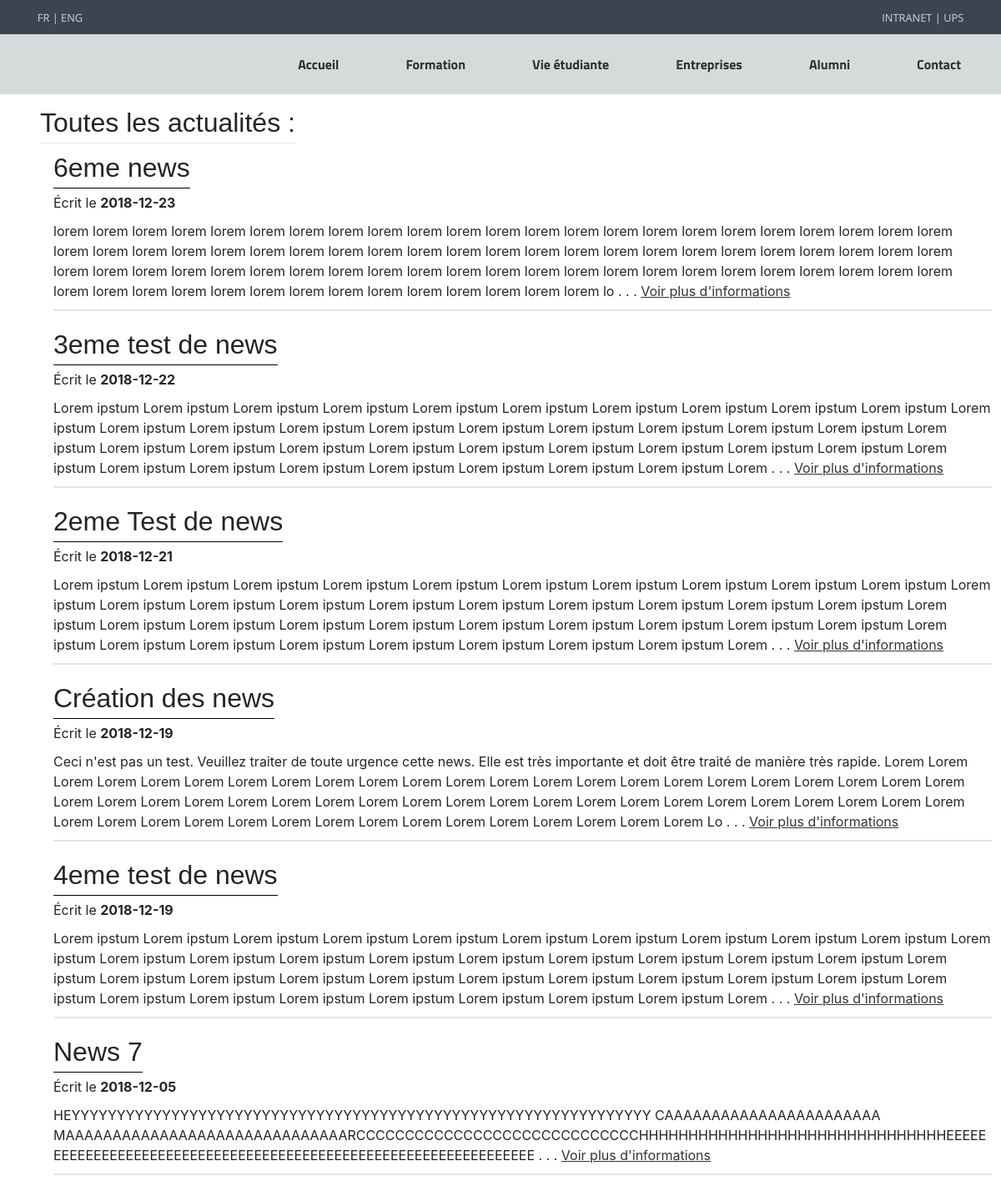
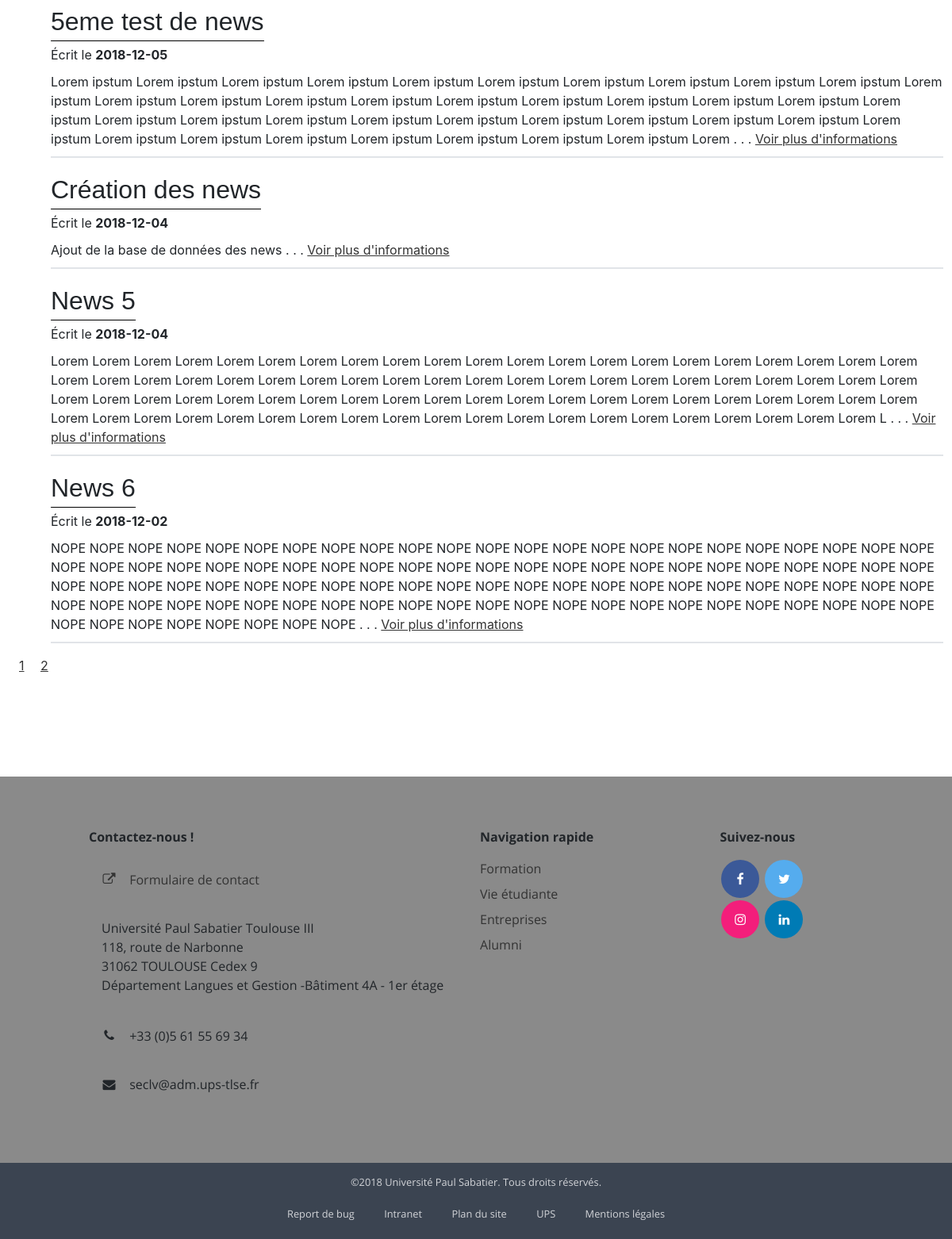
/actualité.php, run on the app's committed database (2 pictures, top to bottom).
### tables this page shows
CREATE TABLE IF NOT EXISTS `news` (
  `id_news` int(11) NOT NULL AUTO_INCREMENT,
  `title` varchar(100) NOT NULL,
  `contenu` text NOT NULL,
  `date` date NOT NULL,
  PRIMARY KEY (`id_news`)
);

### actualité.php (the view, shortened to what this page needs)
<!DOCTYPE html>
<html>
<head>
	<link rel="stylesheet" type="text/css" href="style.css">
  	<link rel="stylesheet" type="text/css" href="assets/css/knacss-unminified.css">
  	<link rel="stylesheet" href="https://cdnjs.cloudflare.com/ajax/libs/font-awesome/4.7.0/css/font-awesome.min.css">
  	<link rel="stylesheet" type="text/javascript" href="script.js">
</head>
<body>
	<?php
		require('menu_footer.php');
		require('connexion.php');
		if(isset($_GET['id_news'])){
			$req_news = $link->prepare('SELECT * from news where id_news = :id_news');
			$req_news->execute(array( 'id_news' => $_GET['id_news']));
			$data = $req_news->fetch();
			?>
			<article class="news">
				<h1 class="title_news"><?php echo utf8_encode($data['title']);?></h1>
				<br />
				<p>Écrit le <b><?php echo $data['date']; ?></b></p>
				<br />
				<p class="contenu_article"> <?php echo utf8_encode($data['contenu']); ?></p>
				<a href="Index.php"> Retour à l'acceuil </a>
			</article>
			<?php
			$req_news->closeCursor();
		}
		else{
			$nb_news_affiche = 10;
			$req_nb_news = $link->prepare("Select Count(*) as nb_news from news");
			$req_nb_news->execute();
			$nb_news = $req_nb_news-> fetch()['nb_news'];
			if(isset($_GET['page']) && $_GET['page'] > 0 && $_GET['page'] <= $nb_news){
				$pag_cour = $_GET['page'];
			}else{
				$pag_cour = 1;
			}
			$req_all_news = $link->prepare('SELECT * from news ORDER by date desc LIMIT '.(($pag_cour-1)*$nb_news_affiche).', '.$nb_news_affiche);
			$req_all_news->execute();
			?>
			<div class="all_news">
			<h1>Toutes les actualités : </h1>
			<?php
				while($data = $req_all_news->fetch()){
					?>
					<article class="news">
							<h1><?php echo utf8_encode($data['title']); ?> </h1>
							<p class="date">Écrit le <b> <?php echo $data['date']; ?></b></p>
							<p class="news_contenu"> <?php echo utf8_encode(substr($data['contenu'],0, 500));?> . . .
							<a href="actualité.php?id_news=<?php echo $data['id_news']; ?>">Voir plus d'informations</a>
							</p>
					</article>
				<?php
			}
			$nbpages = ceil($nb_news/$nb_news_affiche);
			for($i = 1; $i<=$nbpages;$i++){
				?>
				<a href='actualité.php?page=<?php echo $i;?>'> <?php echo $i; ?></a>
				<?php
			}
			?>
			</div>
			<?php
		}
		?>
</body>
</html>

### menu_footer.php (shortened to what this page needs)
<div class="link-nav grid">
  <p class="link-nav--left txtleft">
          <a href="#">FR</a> |
          <a href="#">ENG</a>
  </p>
  <div class="link-nav--right txtright">
      <a href="#">INTRANET</a> |
      <a href="#">UPS</a>
  </div>
</div>
<ul class="menu">
      <li class="menu-element" ><a href="contact.php">Contact</a></li>
      <li class="menu-element--dropbtn" >
        <a href="#">Alumni</a>
          <a href="DevenirAlumni.html">Devenir Alumni</a></li>
      <li class="menu-element--dropbtn">
        <a href="#">Entreprises</a>
      </li>
      <li class="menu-element--dropbtn">
        <a href="#">Vie étudiante</a>
      </li>
      <li class="menu-element--dropbtn">
        <a href="#">Formation</a>
      </li>
      <li class="menu-element--dropbtn">
        <a href="index.php">Accueil</a>
      </li>
  </ul>
  <footer>
    <div class="site-footer grid-4 has-gutter">
        <div class="column col-2">
          <div class="site-footer-contact">
             <p class="site-footer-title"> Contactez-nous !</p>
             <a href="contact.php" class="site-footer-link"><i class="fa fa-external-link"></i>Formulaire de contact</a>
             <p class="site-footer-contact--adresse">
              Université Paul Sabatier Toulouse III <br/>
              118, route de Narbonne <br/>
              31062 TOULOUSE Cedex 9 <br/>
              Département Langues et Gestion -Bâtiment  4A - 1er étage
              </p>
             <p><i class='fa fa-phone'></i>+33 (0)5 61 55 69 34</p>
             <p><i class='fa fa-envelope'></i>seclv@adm.ups-tlse.fr</p>
          </div>
        </div>
        <div class="column">
          <p class="site-footer-title">Navigation rapide</p>
          <a href="#" class="site-footer-link">Formation</a>
          <a href="#" class="site-footer-link">Vie étudiante</a>
          <a href="#" class="site-footer-link">Entreprises</a>
          <a href="#" class="site-footer-link">Alumni</a>
        </div>
       <div class="column social-media">
           <p class="site-footer-title">Suivez-nous</p>
           <div class="social-media-icons">
                <a href="#" class="fa fa-facebook"></a>
                <a href="#" class="fa fa-twitter"></a> <br/>
                <a href="#" class="fa fa-instagram"></a>
                <a href="#" class="fa fa-linkedin"></a>
           </div>
       </div>
    </div>
    <div class="global-footer">
      <div class="global-footer-links">
        <p class="global-footer-link--p">©2018 Université Paul Sabatier. Tous droits réservés. </p>
        <a href="#" class="global-footer-link">Report de bug</a>
        <a href="#" class="global-footer-link">Intranet</a>
        <a href="#" class="global-footer-link">Plan du site</a>
        <a href="#" class="global-footer-link">UPS</a>
        <a href="#" class="global-footer-link">Mentions légales</a>
      </div>
    </div>
  </footer>

### style.css (style rules this page uses)
.menu { list-style-type: none; overflow: hidden; background-color: #D7DADB; }
.menu-element, .menu-element--dropbtn { float: right; }
.menu-element a, .menu-element--dropbtn a { transition: all .2s ease-in; display: inline-block; text-align: center; padding : 1.5em 3em 1.5em 2em; font-family: herofontMaj; font-size: 1em; color : #303030; text-decoration: none; }
.link-nav { font-size: 0.8em; font-family: opensans-regular; color : #d2d4d8; background-color: #3b4451; }
.link-nav a { color : #d2d4d8; text-decoration: none; }
.link-nav--right { margin-top: 0.9em; margin-right: 3.5em; }
.link-nav--left { margin-top: 0.9em; margin-left: 3.5em; width: 10%; }
body { padding-bottom : 40em; min-height: 100%; height: 100%; position: relative; }
footer { font-family: opensans-regular; background-color: #8A8A8A; position: absolute; bottom: 0px; width:100%; height: 32em; }
footer .column { margin-top: 4em; margin-bottom: 4em; }
.site-footer-contact { margin-left: 7em; }
.site-footer-contact--adresse { padding: 1em; }
.site-footer-title { font-size : 1em; font-family: opensans-bold; margin-bottom: 1em; }
.site-footer-link { text-decoration: none; display: block; margin-bottom: 0.5em; }
.fa { padding: 1em; font-size: 2em; width: 3em; text-align: center; text-decoration: none; margin: 0.1em; border-radius: 50%; }
.fa-facebook { background: #3B5998; color: white; }
.fa-twitter { background: #55ACEE; color: white; }
.fa-linkedin { background: #007bb5; color: white; }
.fa-instagram { background: #F31E7B; color: white; }
.global-footer { height: 6em; background-color: #3B4451; }
.global-footer-links { text-align: center; padding : 0.5em; }
.global-footer-link--p { padding: 0.5em; font-size: 0.8em; font-family: opensans-regular; color : #d2d4d8; }
.global-footer-link { padding: 1.3em; font-size: 0.8em; font-family: opensans-regular; color : #d2d4d8; text-decoration: none; }
.all_news { height: auto; top:1em; margin: auto; margin-left: 1em; }
.all_news >h1 { margin-left: 1em; border-bottom: 1px solid #e1e4e8; width: -moz-max-content; width: -webkit-max-content; }
.all_news > a { margin: 0.5em; }
.news { margin-left: 3em; width:95%; word-wrap:break-word; border-bottom: 2px solid #e1e4e8; margin-bottom : 1em; }
.news > h1 { width: -moz-max-content; width: -webkit-max-content; border-bottom: 1px solid black; }

### data on the page
news: title "6eme news", date "2018-12-23", contenu "lorem lorem lorem lorem lorem lorem lorem lorem lorem lorem lorem lorem lorem lorem lorem lorem lorem lorem lorem lorem lorem lorem lorem lorem lorem lorem lorem lorem lorem lorem lorem lorem lorem lorem lorem lorem lorem lorem lorem lorem lorem lorem lorem lorem lorem lorem lorem lorem lorem lorem lorem lorem lorem lorem lorem lorem lorem lorem lorem lorem lorem lorem lorem lorem lorem lorem lorem lorem lorem lorem lorem lorem lorem lorem lorem lorem lorem lorem lorem lorem lorem lorem lorem lo"
news: title "3eme test de news", date "2018-12-22", contenu "Lorem ipstum Lorem ipstum Lorem ipstum Lorem ipstum Lorem ipstum Lorem ipstum Lorem ipstum Lorem ipstum Lorem ipstum Lorem ipstum Lorem ipstum Lorem ipstum Lorem ipstum Lorem ipstum Lorem ipstum Lorem ipstum Lorem ipstum Lorem ipstum Lorem ipstum Lorem ipstum Lorem ipstum Lorem ipstum Lorem ipstum Lorem ipstum Lorem ipstum Lorem ipstum Lorem ipstum Lorem ipstum Lorem ipstum Lorem ipstum Lorem ipstum Lorem ipstum Lorem ipstum Lorem ipstum Lorem ipstum Lorem ipstum Lorem ipstum Lorem ipstum Lorem"
news: title "2eme Test de news", date "2018-12-21", contenu "Lorem ipstum Lorem ipstum Lorem ipstum Lorem ipstum Lorem ipstum Lorem ipstum Lorem ipstum Lorem ipstum Lorem ipstum Lorem ipstum Lorem ipstum Lorem ipstum Lorem ipstum Lorem ipstum Lorem ipstum Lorem ipstum Lorem ipstum Lorem ipstum Lorem ipstum Lorem ipstum Lorem ipstum Lorem ipstum Lorem ipstum Lorem ipstum Lorem ipstum Lorem ipstum Lorem ipstum Lorem ipstum Lorem ipstum Lorem ipstum Lorem ipstum Lorem ipstum Lorem ipstum Lorem ipstum Lorem ipstum Lorem ipstum Lorem ipstum Lorem ipstum Lorem"
news: title "Création des news", date "2018-12-19", contenu "Ceci n'est pas un test. Veuillez traiter de toute urgence cette news. Elle est très importante et doit être traité de manière très rapide. Lorem Lorem Lorem Lorem Lorem Lorem Lorem Lorem Lorem Lorem Lorem Lorem Lorem Lorem Lorem Lorem Lorem Lorem Lorem Lorem Lorem Lorem Lorem Lorem Lorem Lorem Lorem Lorem Lorem Lorem Lorem Lorem Lorem Lorem Lorem Lorem Lorem Lorem Lorem Lorem Lorem Lorem Lorem Lorem Lorem Lorem Lorem Lorem Lorem Lorem Lorem Lorem Lorem Lorem Lorem Lorem Lorem Lorem Lorem Lo"
news: title "4eme test de news", date "2018-12-19", contenu "Lorem ipstum Lorem ipstum Lorem ipstum Lorem ipstum Lorem ipstum Lorem ipstum Lorem ipstum Lorem ipstum Lorem ipstum Lorem ipstum Lorem ipstum Lorem ipstum Lorem ipstum Lorem ipstum Lorem ipstum Lorem ipstum Lorem ipstum Lorem ipstum Lorem ipstum Lorem ipstum Lorem ipstum Lorem ipstum Lorem ipstum Lorem ipstum Lorem ipstum Lorem ipstum Lorem ipstum Lorem ipstum Lorem ipstum Lorem ipstum Lorem ipstum Lorem ipstum Lorem ipstum Lorem ipstum Lorem ipstum Lorem ipstum Lorem ipstum Lorem ipstum Lorem"
news: title "News 7", date "2018-12-05", contenu "HEYYYYYYYYYYYYYYYYYYYYYYYYYYYYYYYYYYYYYYYYYYYYYYYYYYYYYYYYYYYYYYYY CAAAAAAAAAAAAAAAAAAAAAAA MAAAAAAAAAAAAAAAAAAAAAAAAAAAAAARCCCCCCCCCCCCCCCCCCCCCCCCCCCCCHHHHHHHHHHHHHHHHHHHHHHHHHHHHHHHEEEEEEEEEEEEEEEEEEEEEEEEEEEEEEEEEEEEEEEEEEEEEEEEEEEEEEEEEEEEEEEEE"
news: title "5eme test de news", date "2018-12-05", contenu "Lorem ipstum Lorem ipstum Lorem ipstum Lorem ipstum Lorem ipstum Lorem ipstum Lorem ipstum Lorem ipstum Lorem ipstum Lorem ipstum Lorem ipstum Lorem ipstum Lorem ipstum Lorem ipstum Lorem ipstum Lorem ipstum Lorem ipstum Lorem ipstum Lorem ipstum Lorem ipstum Lorem ipstum Lorem ipstum Lorem ipstum Lorem ipstum Lorem ipstum Lorem ipstum Lorem ipstum Lorem ipstum Lorem ipstum Lorem ipstum Lorem ipstum Lorem ipstum Lorem ipstum Lorem ipstum Lorem ipstum Lorem ipstum Lorem ipstum Lorem ipstum Lorem"
news: title "Création des news", date "2018-12-04", contenu "Ajout de la base de données des news"
news: title "News 5", date "2018-12-04", contenu "Lorem Lorem Lorem Lorem Lorem Lorem Lorem Lorem Lorem Lorem Lorem Lorem Lorem Lorem Lorem Lorem Lorem Lorem Lorem Lorem Lorem Lorem Lorem Lorem Lorem Lorem Lorem Lorem Lorem Lorem Lorem Lorem Lorem Lorem Lorem Lorem Lorem Lorem Lorem Lorem Lorem Lorem Lorem Lorem Lorem Lorem Lorem Lorem Lorem Lorem Lorem Lorem Lorem Lorem Lorem Lorem Lorem Lorem Lorem Lorem Lorem Lorem Lorem Lorem Lorem Lorem Lorem Lorem Lorem Lorem Lorem Lorem Lorem Lorem Lorem Lorem Lorem Lorem Lorem Lorem Lorem Lorem Lorem L"
news: title "News 6", date "2018-12-02", contenu "NOPE NOPE NOPE NOPE NOPE NOPE NOPE NOPE NOPE NOPE NOPE NOPE NOPE NOPE NOPE NOPE NOPE NOPE NOPE NOPE NOPE NOPE NOPE NOPE NOPE NOPE NOPE NOPE NOPE NOPE NOPE NOPE NOPE NOPE NOPE NOPE NOPE NOPE NOPE NOPE NOPE NOPE NOPE NOPE NOPE NOPE NOPE NOPE NOPE NOPE NOPE NOPE NOPE NOPE NOPE NOPE NOPE NOPE NOPE NOPE NOPE NOPE NOPE NOPE NOPE NOPE NOPE NOPE NOPE NOPE NOPE NOPE NOPE NOPE NOPE NOPE NOPE NOPE NOPE NOPE NOPE NOPE NOPE NOPE NOPE NOPE NOPE NOPE NOPE NOPE NOPE NOPE NOPE NOPE NOPE NOPE NOPE NOPE NOPE NOPE"
